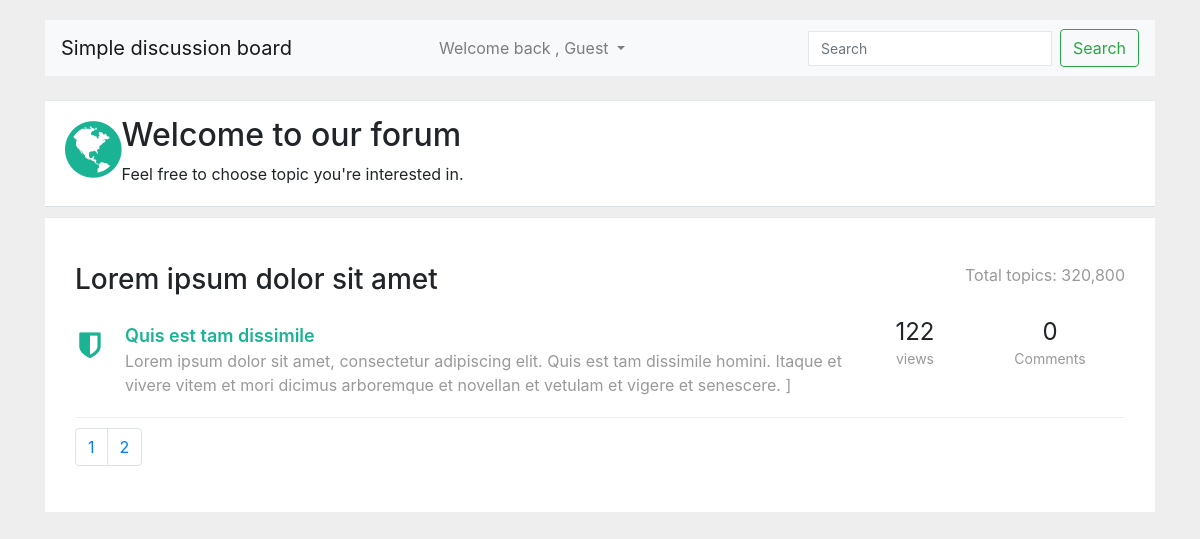
The app's page /forum-topics.php?id=1&page=2&per-page=5 with its own data.
### tables this page shows
CREATE TABLE `forums` (
  `id` int(11) UNSIGNED NOT NULL,
  `title` varchar(122) NOT NULL,
  `slug` varchar(122) NOT NULL,
  `created_at` datetime NOT NULL,
  `updated_at` datetime NOT NULL,
  `user_id` int(11) NOT NULL
);

CREATE TABLE `topics` (
  `id` int(11) NOT NULL,
  `title` varchar(211) NOT NULL,
  `topic_sub_title` text DEFAULT NULL,
  `user_id` int(11) NOT NULL,
  `views` int(11) NOT NULL DEFAULT 0,
  `slug` varchar(122) NOT NULL,
  `likes` int(11) NOT NULL DEFAULT 0,
  `dislikes` int(11) NOT NULL DEFAULT 0,
  `created_at` datetime NOT NULL,
  `updated_at` datetime NOT NULL,
  `forum_id` int(11) NOT NULL
);

### include/class_autoloader.inc.php (called while the page is built, shortened)
<?php
function classAutoloader ( $className ){
	$path = 'classes/';
	$extension = '.class.php';
	$fullPath = $path . $className . $extension ;
}

### include/db.inc.php (called while the page is built, shortened)
<?php
class DbConnect {
	private $host = HOST;
	private $dbname = DBNAME;
	private $username = USERNAME;
	private $password = PASSWORD;
	protected function connect(){
		try {
			$sql = 'mysql:host='. $this -> host .';dbname='. $this -> dbname ;
			$pdo = new PDO ( $sql , $this -> username , $this -> password );
			$pdo -> setAttribute ( PDO::ATTR_DEFAULT_FETCH_MODE , PDO::FETCH_ASSOC );
			$pdo -> setAttribute ( PDO::ATTR_ERRMODE , PDO::ERRMODE_EXCEPTION );
			$pdo -> exec( 'set names utf8');
			return $pdo ;
		} catch ( PDOException $e) {
			echo $e -> getMessage();
		}
	}
}

### classes/forum.class.php (called while the page is built, shortened)
<?php
class Forum extends DbConnect {
public function getNumberOfCommentsByTopicId($topic_id ){
$sql = 'select * from replies where topic_id = ? ';
$query = $this -> connect() -> prepare($sql );
$query -> execute( [ $topic_id ]);
$results = count($query -> fetchAll());
return $results;
}
public function getAllTopicsByForumId($forum_id ){
	$page = isset($_GET['page']) ? (int)$_GET['page'] : 1 ;
	$perPage = isset( $_GET['per-page']) && $_GET['per-page'] <= 5 ? (int)$_GET['per-page'] : 5 ;
	$start = ($page > 1 ) ? ($page * $perPage ) - $perPage : 0;
	$sql = 'select * from topics where forum_id = :forum_id  order by created_at desc LIMIT :start  , :perPage ';
	$query = $this -> connect() -> prepare($sql);
	$query -> bindParam( ':forum_id' , $forum_id , PDO::PARAM_INT );
	$query -> bindParam( ':start' , $start , PDO::PARAM_INT );
	$query -> bindParam( ':perPage' , $perPage , PDO::PARAM_INT );
	$query -> execute();
	$topics = $query -> fetchAll();
	$sql = 'select * from topics where forum_id = :forum_id';
	$query = $this -> connect() -> prepare($sql);
	$query -> bindParam( ':forum_id' , $forum_id , PDO::PARAM_INT );
	$query -> execute();
	$topicCount = $query -> fetchAll();
	$allTopics = count( $topicCount);
	$pages = ceil( $allTopics / $perPage);
	return array( 'pages' => $pages , 'topics' => $topics , 'per-page' => $perPage);
}
public function getForumDetailsById($forum_id ){
	$sql = 'select * from forums where id = ? limit 1 ';
	$query = $this -> connect() -> prepare($sql);
	$query -> execute([ $forum_id ]);
	$result = $query -> fetch();
	return $result;
}
}

### forum-topics.php (the view, shortened to what this page needs)
<?php
require_once 'include/db.inc.php';
require_once 'include/class_autoloader.inc.php';
 ?>
 <!doctype html>
<html lang="en">
  <head>
    <?php require_once 'partials/__head.php' ?>
  </head>
  <body>
    <link href="https://maxcdn.bootstrapcdn.com/font-awesome/4.3.0/css/font-awesome.min.css" rel="stylesheet">
<div class="container">
<div class="row">
    <div class="col-lg-12">
        <div class="wrapper wrapper-content animated fadeInRight">
<?php require_once 'partials/__navbar.php' ?>
            <?php require_once 'partials/__top_nav.php' ?>
            <div class="ibox-content forum-container">
<?php
try {
$forum_id = $_GET['id'];
$forum = new Forum();
$forum_title = $forum -> getForumDetailsById($forum_id)['title'];
} catch ( PDOException $e ){
    echo $e -> getMessage();
}
 ?>
<div class="forum-title">
                    <div class="pull-right forum-desc">
                        <samll>Total topics: 320,800</samll>
                    </div>
                    <h3><?php echo $forum_title; ?></h3>
                </div>
<?php
if( count( $forum -> getAllTopicsByForumId($forum_id)['topics'])> 0 ){
foreach ( $forum -> getAllTopicsByForumId($forum_id )['topics'] as $topic ){
?>
  <div class="forum-item active">
                    <div class="row">
                        <div class="col-md-9">
                            <div class="forum-icon">
                                <i class="fa fa-shield"></i>
                            </div>
                            <a href="topic-replies.php?id=<?php echo $topic['id'] ?>" class="forum-item-title"><?php echo $topic['title'] ?></a>
                            <div class="forum-sub-title"><?php echo $topic['topic_sub_title'] ?></div>
                        </div>
                        <div class="col-md-1 forum-info">
                            <span class="views-number">
                             <?php echo $topic['views'] ?>
                            </span>
                            <div>
                                <small>views</small>
                            </div>
                        </div>
                        <div class="col-md-2 forum-info">
                            <span class="views-number">
<?php echo $forum -> getNumberOfCommentsByTopicId($topic['id']) ?>
                            </span>
                            <div>
                                <small>Comments</small>
                            </div>
                        </div>
                    </div>
                </div>
<?php
}
?>
<nav aria-label="Page navigation example">
  <ul class="pagination">
<?php
$pages = $forum -> getAllTopicsByForumId($forum_id)['pages'];
$perPage = $forum -> getAllTopicsByForumId($forum_id)['per-page'];
if( !isset($_GET['id'])){
    $id = 1 ;
} else {
    $id = (int)$_GET['id'];
}
for ( $x = 1 ; $x <= $pages ; $x++ ) {
?>
    <li class="page-item">
        <a class="page-link" href="?id=<?php echo $id; ?>&page=<?php echo $x;  ?>&per-page=<?php echo $perPage;  ?>"><?php echo $x ; ?></a>
    </li>
<?php
}
 ?>
  </ul>
</nav>
<?php
} else {
    echo 'There is no topics in this forum.';
}
?>
            </div>
        </div>
    </div>
</div>
</div>
  </body>
</html>

### partials/__head.php (style rules this page uses)
body { margin-top:20px; background:#eee; }
.forum-item { margin: 10px 0; padding: 10px 0 20px; border-bottom: 1px solid #f1f1f1; }
.views-number { font-size: 24px; line-height: 18px; font-weight: 400; }
.forum-container, .forum-post-container { padding: 30px !important; }
.forum-item small { color: #999; }
.forum-item .forum-sub-title { color: #999; margin-left: 50px; }
.forum-title { margin: 15px 0 15px 0; }
.forum-info { text-align: center; }
.forum-desc { color: #999; }
.forum-icon { float: left; width: 30px; margin-right: 20px; text-align: center; }
a.forum-item-title { color: inherit; display: block; font-size: 18px; font-weight: 600; }
.forum-icon .fa { font-size: 30px; margin-top: 8px; color: #9b9b9b; }
.forum-item.active .fa { color: #1ab394; }
.forum-item.active a.forum-item-title { color: #1ab394; }
.ibox-content { background-color: #ffffff; color: inherit; padding: 15px 20px 20px 20px; border-color: #e7eaec; border-image: none; border-style: solid solid none; border-width: 1px 0; }

### records on screen
forums: title "Lorem ipsum dolor sit amet"
topics: title "Quis est tam dissimile", topic_sub_title "Lorem ipsum dolor sit amet, consectetur adipiscing elit. Quis est tam dissimile homini. Itaque et vivere vitem et mori dicimus arboremque et novellan et vetulam et vigere et senescere. ]", views "122", id "0"

### other values on screen
SITE_NAME "Simple discussion board"
